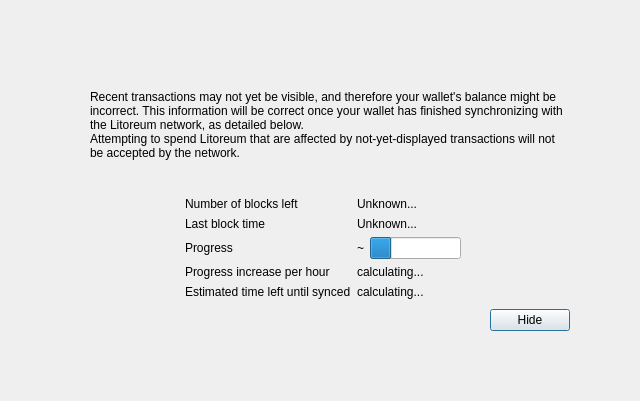
<?xml version="1.0" encoding="UTF-8"?>
<ui version="4.0">
 <class>ModalOverlay</class>
 <widget class="ModalOverlay" name="ModalOverlay">
  <property name="geometry">
   <rect>
    <x>0</x>
    <y>0</y>
    <width>640</width>
    <height>401</height>
   </rect>
  </property>
  <property name="windowTitle">
   <string>Form</string>
  </property>
  <layout class="QVBoxLayout" name="verticalLayout" stretch="0">
   <property name="sizeConstraint">
    <enum>QLayout::SetDefaultConstraint</enum>
   </property>
   <property name="leftMargin">
    <number>0</number>
   </property>
   <property name="topMargin">
    <number>0</number>
   </property>
   <property name="rightMargin">
    <number>0</number>
   </property>
   <property name="bottomMargin">
    <number>0</number>
   </property>
   <item>
    <widget class="QWidget" name="bgWidget" native="true">
     <property name="styleSheet">
      <string notr="true"/>
     </property>
     <layout class="QVBoxLayout" name="verticalLayoutMain" stretch="0">
      <property name="leftMargin">
       <number>60</number>
      </property>
      <property name="topMargin">
       <number>60</number>
      </property>
      <property name="rightMargin">
       <number>60</number>
      </property>
      <property name="bottomMargin">
       <number>60</number>
      </property>
      <item>
       <widget class="QWidget" name="contentWidget" native="true">
        <property name="styleSheet">
         <string notr="true"/>
        </property>
        <layout class="QVBoxLayout" name="verticalLayoutSub" stretch="1,0,0,0,0">
         <property name="spacing">
          <number>0</number>
         </property>
         <property name="leftMargin">
          <number>10</number>
         </property>
         <property name="topMargin">
          <number>10</number>
         </property>
         <property name="rightMargin">
          <number>10</number>
         </property>
         <property name="bottomMargin">
          <number>10</number>
         </property>
         <item>
          <layout class="QHBoxLayout" name="horizontalLayoutIconText" stretch="0,1">
           <property name="topMargin">
            <number>20</number>
           </property>
           <item>
            <layout class="QVBoxLayout" name="verticalLayoutIcon">
             <property name="leftMargin">
              <number>0</number>
             </property>
             <item>
              <widget class="QLabel" name="warningIcon">
               <property name="text">
                <string/>
               </property>
              </widget>
             </item>
             <item>
              <spacer name="verticalSpacerWarningIcon">
               <property name="orientation">
                <enum>Qt::Vertical</enum>
               </property>
               <property name="sizeHint" stdset="0">
                <size>
                 <width>20</width>
                 <height>40</height>
                </size>
               </property>
              </spacer>
             </item>
            </layout>
           </item>
           <item>
            <layout class="QVBoxLayout" name="verticalLayoutInfoText">
             <property name="leftMargin">
              <number>0</number>
             </property>
             <property name="topMargin">
              <number>0</number>
             </property>
             <item>
              <widget class="QLabel" name="infoText">
               <property name="text">
                <string>Recent transactions may not yet be visible, and therefore your wallet's balance might be incorrect. This information will be correct once your wallet has finished synchronizing with the Litoreum network, as detailed below.</string>
               </property>
               <property name="textFormat">
                <enum>Qt::RichText</enum>
               </property>
               <property name="wordWrap">
                <bool>true</bool>
               </property>
              </widget>
             </item>
             <item>
              <widget class="QLabel" name="infoTextStrong">
               <property name="text">
                <string>Attempting to spend Litoreum that are affected by not-yet-displayed transactions will not be accepted by the network.</string>
               </property>
               <property name="textFormat">
                <enum>Qt::RichText</enum>
               </property>
               <property name="wordWrap">
                <bool>true</bool>
               </property>
              </widget>
             </item>
             <item>
              <spacer name="verticalSpacerInTextSpace">
               <property name="orientation">
                <enum>Qt::Vertical</enum>
               </property>
               <property name="sizeHint" stdset="0">
                <size>
                 <width>20</width>
                 <height>40</height>
                </size>
               </property>
              </spacer>
             </item>
            </layout>
           </item>
          </layout>
         </item>
         <item>
          <spacer name="verticalSpacerAfterText">
           <property name="orientation">
            <enum>Qt::Vertical</enum>
           </property>
           <property name="sizeHint" stdset="0">
            <size>
             <width>20</width>
             <height>40</height>
            </size>
           </property>
          </spacer>
         </item>
         <item>
          <layout class="QFormLayout" name="formLayout">
           <property name="fieldGrowthPolicy">
            <enum>QFormLayout::FieldsStayAtSizeHint</enum>
           </property>
           <property name="formAlignment">
            <set>Qt::AlignHCenter|Qt::AlignTop</set>
           </property>
           <property name="horizontalSpacing">
            <number>6</number>
           </property>
           <property name="verticalSpacing">
            <number>6</number>
           </property>
           <property name="topMargin">
            <number>10</number>
           </property>
           <item row="0" column="0">
            <widget class="QLabel" name="labelNumberOfBlocksLeft">
             <property name="text">
              <string>Number of blocks left</string>
             </property>
            </widget>
           </item>
           <item row="0" column="1">
            <widget class="QLabel" name="numberOfBlocksLeft">
             <property name="text">
              <string>Unknown...</string>
             </property>
            </widget>
           </item>
           <item row="1" column="0">
            <widget class="QLabel" name="labelLastBlockTime">
             <property name="text">
              <string>Last block time</string>
             </property>
            </widget>
           </item>
           <item row="1" column="1">
            <widget class="QLabel" name="newestBlockDate">
             <property name="sizePolicy">
              <sizepolicy hsizetype="Maximum" vsizetype="Preferred">
               <horstretch>0</horstretch>
               <verstretch>0</verstretch>
              </sizepolicy>
             </property>
             <property name="text">
              <string>Unknown...</string>
             </property>
            </widget>
           </item>
           <item row="2" column="0">
            <widget class="QLabel" name="labelSyncDone">
             <property name="text">
              <string>Progress</string>
             </property>
            </widget>
           </item>
           <item row="2" column="1">
            <layout class="QHBoxLayout" name="horizontalLayoutSync" stretch="0,1">
             <item>
              <widget class="QLabel" name="percentageProgress">
               <property name="text">
                <string notr="true">~</string>
               </property>
              </widget>
             </item>
             <item>
              <widget class="QProgressBar" name="progressBar">
               <property name="value">
                <number>24</number>
               </property>
               <property name="format">
                <string/>
               </property>
              </widget>
             </item>
            </layout>
           </item>
           <item row="4" column="0">
            <widget class="QLabel" name="labelProgressIncrease">
             <property name="text">
              <string>Progress increase per hour</string>
             </property>
            </widget>
           </item>
           <item row="4" column="1">
            <widget class="QLabel" name="progressIncreasePerH">
             <property name="text">
              <string>calculating...</string>
             </property>
            </widget>
           </item>
           <item row="5" column="0">
            <widget class="QLabel" name="labelEstimatedTimeLeft">
             <property name="text">
              <string>Estimated time left until synced</string>
             </property>
            </widget>
           </item>
           <item row="5" column="1">
            <widget class="QLabel" name="expectedTimeLeft">
             <property name="text">
              <string>calculating...</string>
             </property>
            </widget>
           </item>
          </layout>
         </item>
         <item>
          <layout class="QHBoxLayout" name="horizontalLayoutButtons">
           <property name="leftMargin">
            <number>10</number>
           </property>
           <property name="topMargin">
            <number>10</number>
           </property>
           <item>
            <spacer name="horizontalSpacer">
             <property name="orientation">
              <enum>Qt::Horizontal</enum>
             </property>
             <property name="sizeHint" stdset="0">
              <size>
               <width>40</width>
               <height>20</height>
              </size>
             </property>
            </spacer>
           </item>
           <item>
            <widget class="QPushButton" name="closeButton">
             <property name="text">
              <string>Hide</string>
             </property>
             <property name="focusPolicy">
              <enum>Qt::StrongFocus</enum>
             </property>
             <property name="default">
              <bool>true</bool>
             </property>
            </widget>
           </item>
          </layout>
         </item>
         <item>
          <layout class="QVBoxLayout" name="verticalLayout_2">
           <item>
            <spacer name="verticalSpacer">
             <property name="orientation">
              <enum>Qt::Vertical</enum>
             </property>
             <property name="sizeHint" stdset="0">
              <size>
               <width>20</width>
               <height>40</height>
              </size>
             </property>
            </spacer>
           </item>
          </layout>
         </item>
        </layout>
       </widget>
      </item>
     </layout>
    </widget>
   </item>
  </layout>
 </widget>
 <customwidgets>
  <customwidget>
   <class>ModalOverlay</class>
   <extends>QWidget</extends>
   <header>qt/modaloverlay.h</header>
   <container>1</container>
  </customwidget>
 </customwidgets>
 <resources/>
 <connections/>
</ui>
